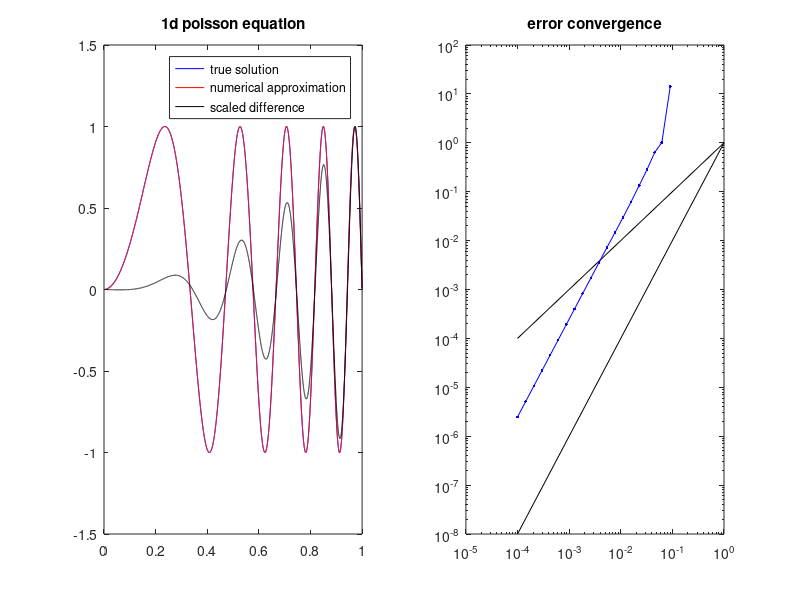

Write MATLAB code to recreate this figure.
function mit18336_poisson1d_error
%MIT18336_POISSON1D_ERROR
%    Sets up and solves sequence of 1d Poisson problems on
%    domain [0 1], with homogeneous Dirichlet b.c.
%    Plots the convergence of the error in log-log scale.

% 02/2009 by Benjamin Seibold
%            http://www-math.mit.edu/~seibold/
% Feel free to modify for teaching and learning.

n = ceil(10.^linspace(1,4,20));                % sequence of cell numbers
h = 1./(n+1);                            % corresponding grid resolutions
e = n*0;
clf
for i = 1:length(n)
    x = (h(i):h(i):1-h(i))';       % regular grid without boundary points
                                                      % 1D Poisson matrix
    K1D = spdiags(ones(n(i),1)*[-1 2 -1],-1:1,n(i),n(i))/h(i).^2;
    f = f_corr(x);                                      % right hand side
    u = K1D\f;                                      % solve linear system
    u_diff = u-u_corr(x);                          % calculate difference
    u_diff = u_diff/norm(u_diff,inf);
    subplot(1,2,1), plot(x,u_corr(x),'b-',x,u,'r-',x,u_diff,'k-')
    legend('true solution','numerical approximation','scaled difference')
    title('1d poisson equation')
    subplot(1,2,2)
    e(i) = norm(u-u_corr(x),inf);           % calculate error in max norm
    loglog(10.^[-4 0 -4],10.^[-4 0 -8],'k-',h,e,'b.-')
    title('error convergence')
    drawnow
end

%========================================================================

function y = u_corr(x)                                 % correct solution
c = 9*pi;
y = sin(c*x.^2);

function y = f_corr(x)                                  % right hand side
c = 9*pi;
y = sin(c*x.^2).*(2*c*x).^2-cos(c*x.^2)*(2*c);
